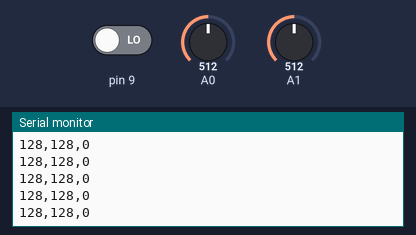
A sketch run on a simulated Arduino Uno, built with avr-gcc and run on an emulated ATmega328P. Parts: the last lines printed to the serial monitor. The test bench sets the inputs (shaded band); at power-on: A0 = 512, A1 = 512, pin 9 LOW.

Above: at 1.2 s.
1.3 s: A0 set to 716
At 1.31 s:
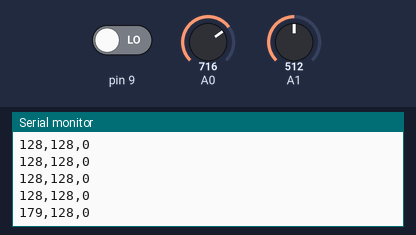
2.8 s: A1 set to 716
At 2.82 s:
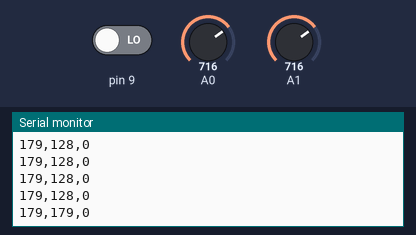
4.3 s: pin 9 driven HIGH
At 4.33 s:
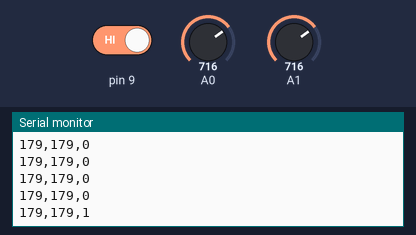
5.8 s: A0 set to 900
At 5.84 s:
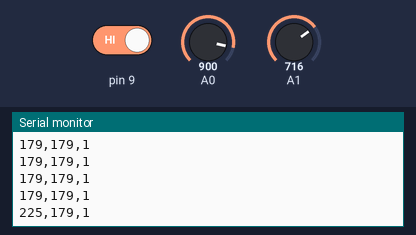
7.3 s: A1 set to 900
At 7.35 s:
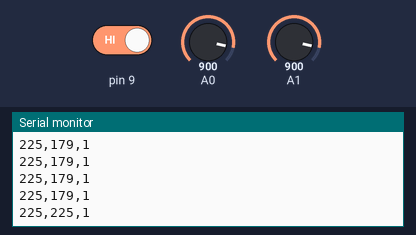
8.8 s: pin 9 driven LOW
At 8.86 s:
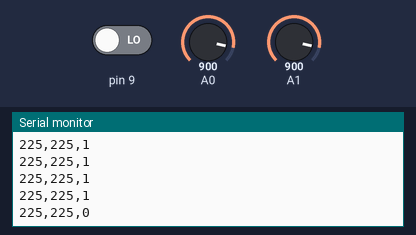
Timing chart, 0 to 11.3 s (numbered marks = the images above; inputs shaded):
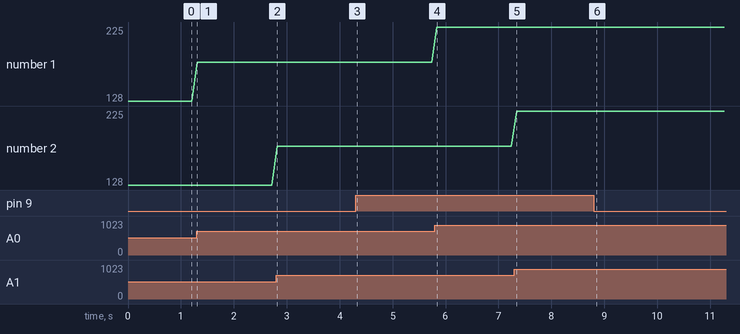

Measured:
- after the input at 1.3 s, the serial monitor: prints a new line at once (image 1)
- after the input at 2.8 s, the serial monitor: prints a new line at once (image 2)
- after the input at 4.3 s, the serial monitor: prints a new line at once (image 3)
- after the input at 5.8 s, the serial monitor: prints a new line at once (image 4)
- after the input at 7.3 s, the serial monitor: prints a new line after 0.05 s (image 5)
- after the input at 8.8 s, the serial monitor: prints a new line after 0.06 s (image 6)
- plotted number 1: 128 → 179 after the input at 1.3 s, 179 → 225 after the input at 5.8 s

The sketch:

23.ino
```cpp
// IMA NYU Shanghai
// Interaction Lab

void setup() {
  Serial.begin(9600);
  pinMode(9, INPUT);
}

void loop() {
  int sensor1 = analogRead(A0)/4;
  int sensor2 = analogRead(A1)/4;
  int button = digitalRead(9);

  Serial.print(sensor1);
  Serial.print(',');  // put comma between sensor values
  Serial.print(sensor2);
  Serial.print(',');
  Serial.println(button);
  // add linefeed after sending the last sensor value

  // too fast communication might cause some latency in Processing
  // this delay resolves the issue.
  delay(100);
}
```
